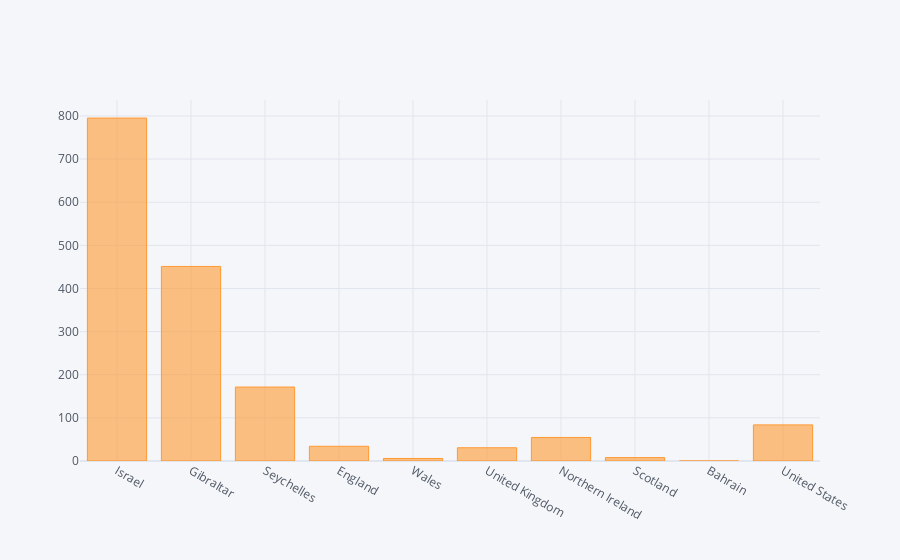

Notebook source saved alongside this figure:
### Code cell
per100_10.iplot(kind = 'bar', x = 'country', y = 'people_fully_vaccinated_per_hundred')

### Figure 1 — Plotly figure (JSON) as saved in the notebook; plotly's stock layout.template omitted (floating-point values rounded to 4 significant figures)
{"data": [{"marker": {"color": "rgba(255, 153, 51, 0.6)", "line": {"color": "rgba(255, 153, 51, 1.0)", "width": 1}}, "name": "people_fully_vaccinated_per_hundred", "orientation": "v", "text": "", "type": "bar", "x": ["Israel", "Gibraltar", "Seychelles", "England", "Wales", "United Kingdom", "Northern Ireland", "Scotland", "Bahrain", "United States"], "y": [795.2, 451.1, 171.5, 34.1, 5.87, 30.69, 54.57, 7.86, 0, 83.75]}], "layout": {"legend": {"bgcolor": "#F5F6F9", "font": {"color": "#4D5663"}}, "paper_bgcolor": "#F5F6F9", "plot_bgcolor": "#F5F6F9", "title": {"font": {"color": "#4D5663"}}, "xaxis": {"gridcolor": "#E1E5ED", "showgrid": true, "tickfont": {"color": "#4D5663"}, "title": {"font": {"color": "#4D5663"}, "text": ""}, "zerolinecolor": "#E1E5ED"}, "yaxis": {"gridcolor": "#E1E5ED", "showgrid": true, "tickfont": {"color": "#4D5663"}, "title": {"font": {"color": "#4D5663"}, "text": ""}, "zerolinecolor": "#E1E5ED"}}}
